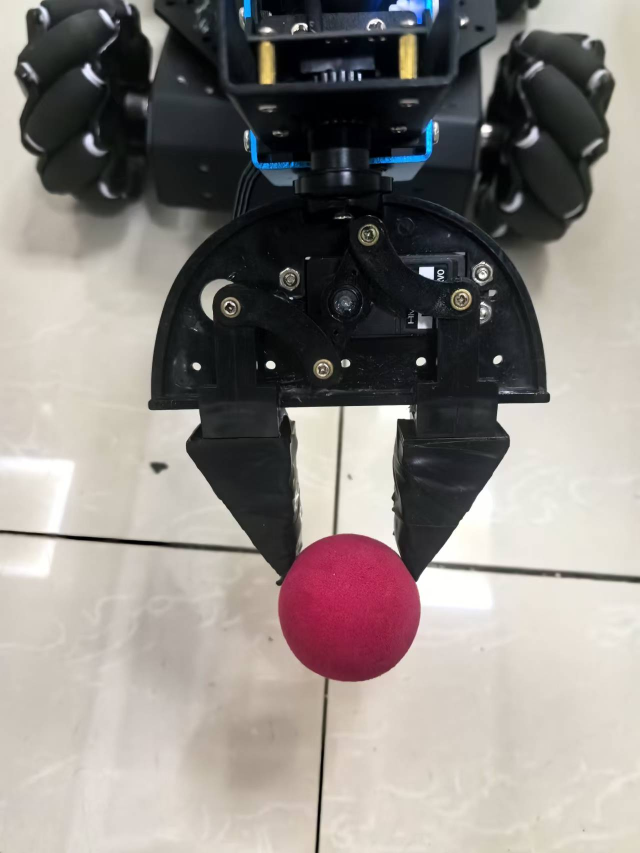
#> input picture artifacts/grasp_session_20261124/success_photos/car_topdown_holding.jpg, 1280 x 1706 px (shown at 1/2 size)
$ python -i t07_hough_ball.py   (imports and definitions only)
#> lines starting #> are read from the running program, lines starting #| are printed output that depends on the picture; after the words box and inside, x2 and y2 are one past the last pixel; in counts of white or black regions, pixels touching at a corner belong together
#> further down, picture is the input picture: shape (1706, 1280, 3); mean B, G, R 130.6, 134.6, 140.4
"""Circle geometry with red-interior and edge support; pure perception only."""
import cv2
import numpy as np

def refine_red_boundary(red,cx,cy,radius):
    # The lower arc can merge with the floor reflection. Fit the other 270
    # degrees using observed red-to-background transitions, then reject outliers.
    points=[];height,width=red.shape
    for angle in np.deg2rad(np.linspace(135,405,91)):
        cosine,sine=np.cos(angle),np.sin(angle);distances=np.arange(radius*.60,radius*1.45,.5)
        xs=np.rint(cx+distances*cosine).astype(int);ys=np.rint(cy+distances*sine).astype(int)
        valid=(xs>=0)&(xs<width)&(ys>=0)&(ys<height)
        if not np.all(valid):
            first=int(np.flatnonzero(~valid)[0]);xs=xs[:first];ys=ys[:first];distances=distances[:first]
        outside=np.flatnonzero(red[ys,xs]==0)
        if len(outside):
            distance=distances[int(outside[0])]-.25;points.append([cx+distance*cosine,cy+distance*sine])
    if len(points)<50:return None
    points=np.asarray(points)
    for _ in range(4):
        a=np.column_stack((2*points[:,0],2*points[:,1],np.ones(len(points))))
        x,y,c=np.linalg.lstsq(a,np.sum(points**2,axis=1),rcond=None)[0]
        rr=np.sqrt(max(0,c+x*x+y*y));residual=np.abs(np.linalg.norm(points-[x,y],axis=1)-rr)
        keep=residual<=1.5
        if np.sum(keep)<45:return None
        points=points[keep]
    if not .7*radius<=rr<=1.3*radius or np.hypot(x-cx,y-cy)>radius*.25:return None
    return float(x),float(y),float(rr)

def find_hough_ball(image_bgr):
    height,width=image_bgr.shape[:2]
    gray=cv2.GaussianBlur(cv2.cvtColor(image_bgr,cv2.COLOR_BGR2GRAY),(5,5),0)
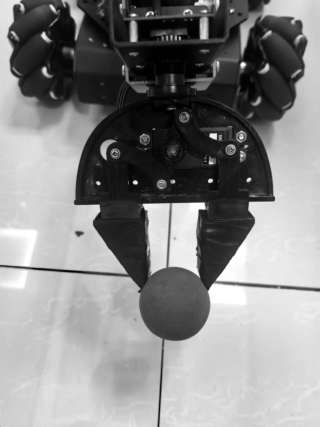
#> gray: shape (1706, 1280) (shown at 1/4 size); min 0, max 255, mean 135.9
    hsv=cv2.cvtColor(cv2.GaussianBlur(image_bgr,(3,3),0),cv2.COLOR_BGR2HSV)
#> hsv: shape (1706, 1280, 3); mean H, S, V 52.5, 39.9, 143.3
    red=cv2.inRange(hsv,np.array([0,75,45],np.uint8),np.array([12,255,255],np.uint8)) | cv2.inRange(hsv,np.array([168,75,45],np.uint8),np.array([180,255,255],np.uint8))
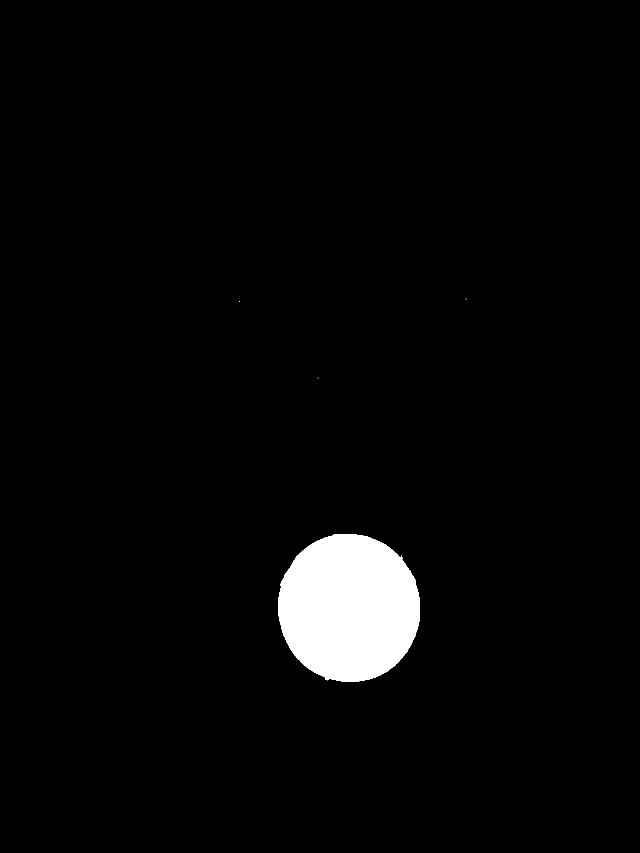
#> red: shape (1706, 1280) (shown at 1/2 size); 3% white; 5 white regions (4 under 20 px), largest, box (x1, y1, x2, y2) and area: (556, 1068, 840, 1363) 66224
    count,labels,stats,_=cv2.connectedComponentsWithStats(red)
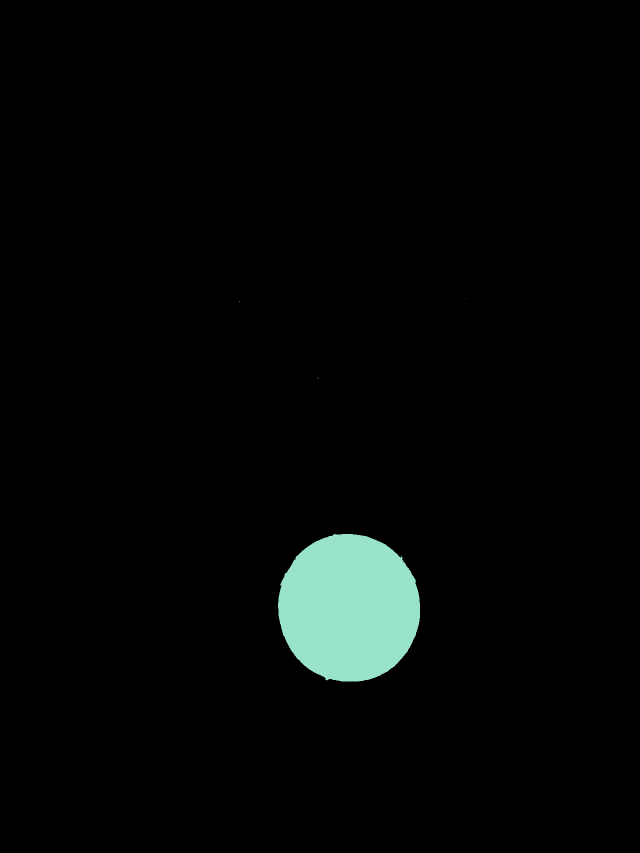
#> labels: shape (1706, 1280) int32 (shown at 1/2 size); 6 distinct labels, from 0 to 5; one colour per label, 0 black
#> count = 6; stats = [[0, 0, 1280, 1706, 2117450], [931, 597, 2, 2, 2], [478, 602, 1, 2, 2], [634, 755, 1, 1, 1], [636, 756, 1, 1, 1], [556, 1068, 284, 295, 66224]]
    boxes=[s for s in stats[1:] if s[cv2.CC_STAT_AREA]>=80]
#> boxes = [[556, 1068, 284, 295, 66224]]
    if not boxes:return None,0
    x0=max(0,min(s[0] for s in boxes)-20);y0=max(0,min(s[1] for s in boxes)-20)
#> after `x0 = max(0, min((s[0] for s in boxes)) - 20)`: x0 = 536
#> after `y0 = max(0, min((s[1] for s in boxes)) - 20)`: y0 = 1048
    x1=min(width,max(s[0]+s[2] for s in boxes)+20);y1=min(height,max(s[1]+s[3] for s in boxes)+20)
#> after `x1 = min(width, max((s[0] + s[2] for s in boxes)) + 20)`: x1 = 860
#> after `y1 = min(height, max((s[1] + s[3] for s in boxes)) + 20)`: y1 = 1383
    circles=cv2.HoughCircles(gray[y0:y1,x0:x1],cv2.HOUGH_GRADIENT,dp=1,minDist=35,param1=100,param2=28,minRadius=12,maxRadius=180)
#> circles = [[165.5, 169.5, 145.8]]
    if circles is None:return None,0
    circles[0,:,0]+=x0;circles[0,:,1]+=y0
    edges=cv2.Canny(gray,45,100);candidates=[]
#> after `edges = cv2.Canny(gray, 45, 100)`:
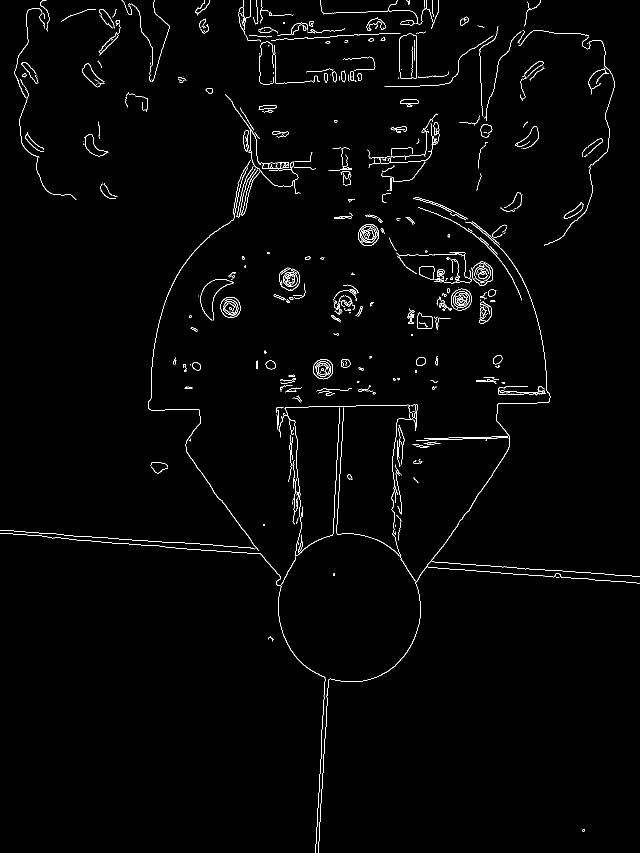
#> edges: shape (1706, 1280) (shown at 1/2 size); 1.4% white in thin lines or dots
    yy,xx=np.ogrid[:height,:width]
    for cx,cy,radius in circles[0]:
        cx,cy,radius=map(float,(cx,cy,radius))
        initial_core=(xx-cx)**2+(yy-cy)**2<=(radius*.60)**2
        if not np.any(initial_core) or float(np.mean(red[initial_core]>0))<.70:continue
        refined=refine_red_boundary(red,cx,cy,radius)
        if refined is None:continue
        cx,cy,radius=refined
        if cx-radius<4 or cy-radius<4 or cx+radius>width-4 or cy+radius>height-4:continue
        disk=(xx-cx)**2+(yy-cy)**2<=(radius*.72)**2
        fraction=float(np.mean(red[disk]>0))
        if fraction<.70:continue
        supported=0
        for angle in np.linspace(0,2*np.pi,72,endpoint=False):
            x=round(cx+radius*np.cos(angle));y=round(cy+radius*np.sin(angle))
            supported+=bool(np.any(edges[max(0,y-3):min(height,y+4),max(0,x-3):min(width,x+4)]))
        edge=supported/72
        if edge<.55:continue
        candidates.append({'center_x':cx,'center_y':cy,'radius_px':radius,'bbox':[round(cx-radius),round(cy-radius),round(2*radius),round(2*radius)],'red_fraction':fraction,'edge_support':edge,'confidence':fraction*edge,'method':'hough_gradient_red_core_edge_support'})
#> this loop made 1 pass
#> (height in refine_red_boundary, width in refine_red_boundary) on pass 1: (1706, 1280)
#> pass 1, in find_hough_ball, `initial_core=(xx-cx)**2+(yy-cy)**2<=(radius*.60)**2`:
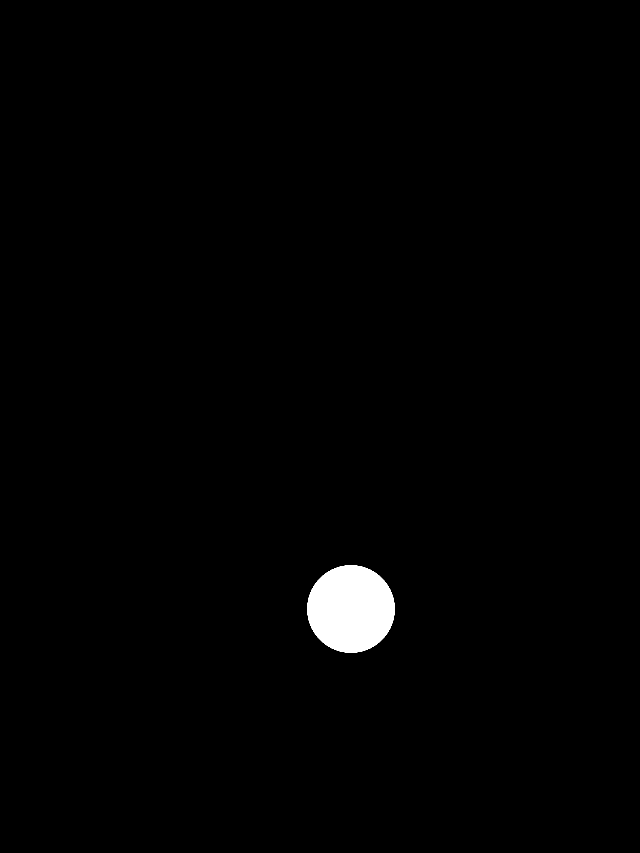
#> initial_core: shape (1706, 1280) bool (shown at 1/2 size); 1.1% white; 1 white region, box (x1, y1, x2, y2) and area: (615, 1131, 789, 1305) 24024
#> after the loop, candidates = []
    candidates.sort(key=lambda c:c['confidence'],reverse=True)
    if not candidates:return None,0
    if len(candidates)>1 and candidates[1]['confidence']>.85*candidates[0]['confidence']:return None,len(candidates)
    return candidates[0],len(candidates)

>>> import cv2
>>> picture = cv2.imread('../../../grasp_session_20261124/success_photos/car_topdown_holding.jpg')
>>> result = find_hough_ball(picture)
